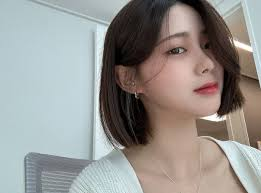
#> input picture Tugas_Sesi-9/eunbi.jpg, 261 x 193 px
$ python sobel.py
#> lines starting #> are read from the running program, lines starting #| are printed output that depends on the picture
import imageio as img
import numpy as np
import matplotlib.pyplot as plt

image = img.imread('eunbi.jpg', mode = 'F')
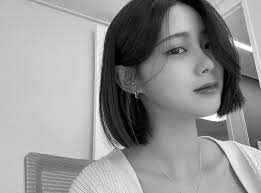
#> image: shape (193, 261) float32; min 0, max 254.8, mean 147.9
sobelX = np.array([
    [-1, 0, 1],
    [-2, 0, 2],
    [-1, 0, 1]
     ])

sobelY = np.array([
    [-1, -2, -1],
    [0, 0, 0],
    [1, 2, 1]
])

imgPad = np.pad(image, pad_width=1, mode='constant', constant_values=0)
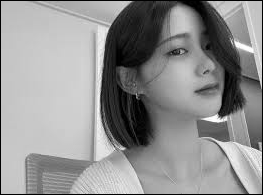
#> imgPad: shape (195, 263) float32; min 0, max 254.8, mean 145.2

Gx = np.zeros_like(image)
Gy = np.zeros_like(image)

for y in range(1,imgPad.shape[0]-1):
    for x in range(1,imgPad.shape[1]-1):
        region = imgPad[y-1:y+2, x-1:x+2]
        Gx[y-1,x-1] = (region * sobelX).sum()
        Gy[y-1,x-1] = (region * sobelY).sum()
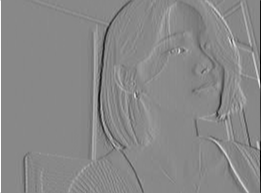
#> Gx: shape (193, 261) float32; min -915.2, max 796.3, mean -0.3; drawn with min black and max white
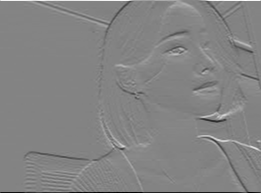
#> Gy: shape (193, 261) float32; min -902.4, max 844, mean 0.7; drawn with min black and max white

G = np.sqrt(Gx**2 + Gy**2)
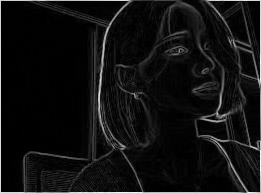
#> G: shape (193, 261) float32; min 0, max 915.9, mean 60.9; drawn with min black and max white
G = (G/G.max()) * 255
G = np.clip(G, 0, 255)
G = G.astype(np.uint8)

plt.figure(figsize=(10, 10))
plt.subplot(2, 2, 1)
plt.title('Gambar Asli')
plt.imshow(image, cmap='gray')

plt.subplot(2, 2, 2)
plt.title('Gradien Gx (Sobel X)')
plt.imshow(Gx, cmap='gray')

plt.subplot(2, 2, 3)
plt.title('Gradien Gy (Sobel Y)')
plt.imshow(Gy, cmap='gray')

plt.subplot(2, 2, 4)
plt.title('Magnitude Gradien G')
plt.imshow(G, cmap='gray')

plt.show()
